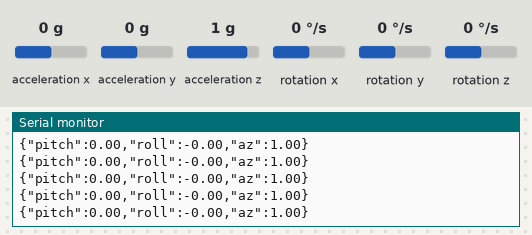
Bench run of a program on a simulated ESP32. Parts: the last lines printed to the serial monitor. Inputs (shaded band) come from the test bench; at power-on: acceleration x 0 g, acceleration y 0 g, acceleration z 1 g, rotation x 0 °/s, rotation y 0 °/s, rotation z 0 °/s. WiFi joins after 1.5 s; servers stay silent unless stated; no MQTT or app messages arrive unless stated.

Above: at 2.7 s.
2.8 s: acceleration x set to -1.4 g
At 2.92 s:
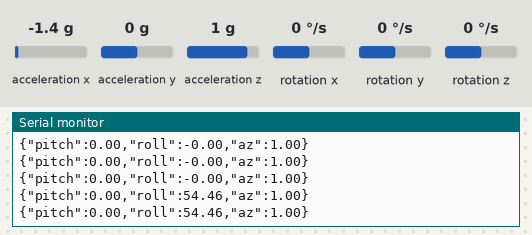
4.3 s: acceleration y set to -1.4 g
At 4.38 s:
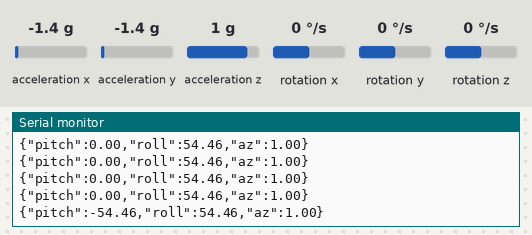
5.8 s: acceleration z set to -1.4 g
At 5.84 s:
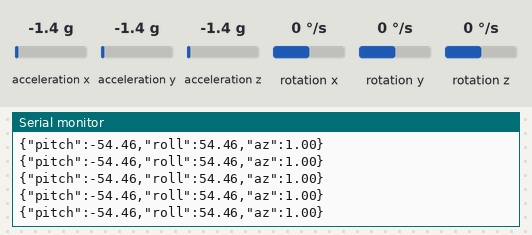
Timing chart, 0 to 8.8 s (numbered marks = the images above; inputs shaded):
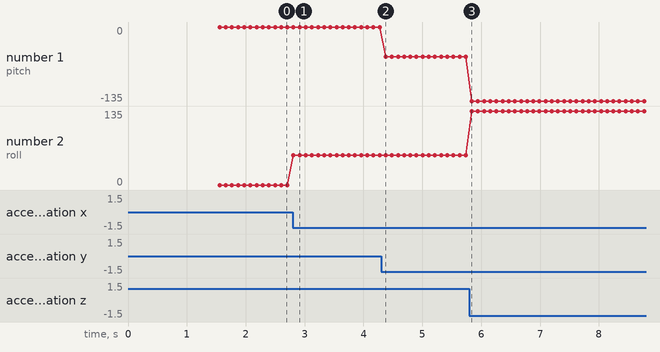

Measured:
- after the input at 2.8 s, the serial monitor: prints a new line at once (image 1)
- after the input at 4.3 s, the serial monitor: prints a new line after 0.08 s (image 2)
- plotted number 1: 0 → -54.46 after the input at 4.3 s, -54.46 → -135 after the input at 5.8 s
- plotted number 2: 0 → 54.46 after the input at 2.8 s, 54.46 → 135 after the input at 5.8 s

The program:

main.cpp
```cpp
#include <Arduino.h>
#include <Wire.h>
#include <MPU6050.h>
#include <WiFi.h>
#include <PubSubClient.h>

// ⚠️ Wi-Fi / MQTT 설정
const char* WIFI_SSID     = "여기에_SSID";
const char* WIFI_PASSWORD = "여기에_PW";
const char* MQTT_BROKER   = "라즈베리파이_IP";  // 예: "192.168.0.10"
const int   MQTT_PORT     = 1883;
const char* TOPIC         = "glove/right";

MPU6050 mpu;
WiFiClient espClient;
PubSubClient mqtt(espClient);

void connectWiFi() {
  WiFi.begin(WIFI_SSID, WIFI_PASSWORD);
  Serial.print("Wi-Fi 연결 중");
  while (WiFi.status() != WL_CONNECTED) {
    delay(500);
    Serial.print(".");
  }
  Serial.println("\n✅ Wi-Fi 연결 성공!");
}

void connectMQTT() {
  while (!mqtt.connected()) {
    Serial.print("MQTT 연결 중...");
    if (mqtt.connect("right_glove")) {
      Serial.println("✅ MQTT 연결 성공!");
    } else {
      Serial.print("❌ 실패, 재시도...");
      delay(2000);
    }
  }
}

void setup() {
  Serial.begin(115200);
  Wire.begin();

  mpu.initialize();
  if (!mpu.testConnection()) {
    Serial.println("❌ MPU-6050 연결 실패!");
    while (1);
  }
  Serial.println("✅ MPU-6050 연결 성공!");

  connectWiFi();
  mqtt.setServer(MQTT_BROKER, MQTT_PORT);
}

void loop() {
  if (!mqtt.connected()) connectMQTT();
  mqtt.loop();

  int16_t ax, ay, az, gx, gy, gz;
  mpu.getMotion6(&ax, &ay, &az, &gx, &gy, &gz);

  float accel_x = ax / 16384.0;
  float accel_y = ay / 16384.0;
  float accel_z = az / 16384.0;

  float pitch = atan2(accel_y, accel_z) * 180.0 / PI;
  float roll  = atan2(-accel_x, accel_z) * 180.0 / PI;

  // JSON 형태로 전송
  char payload[64];
  snprintf(payload, sizeof(payload),
           "{\"pitch\":%.2f,\"roll\":%.2f,\"az\":%.2f}",
           pitch, roll, accel_z);

  mqtt.publish(TOPIC, payload);
  Serial.println(payload);

  delay(100);  // 10Hz
}
```
